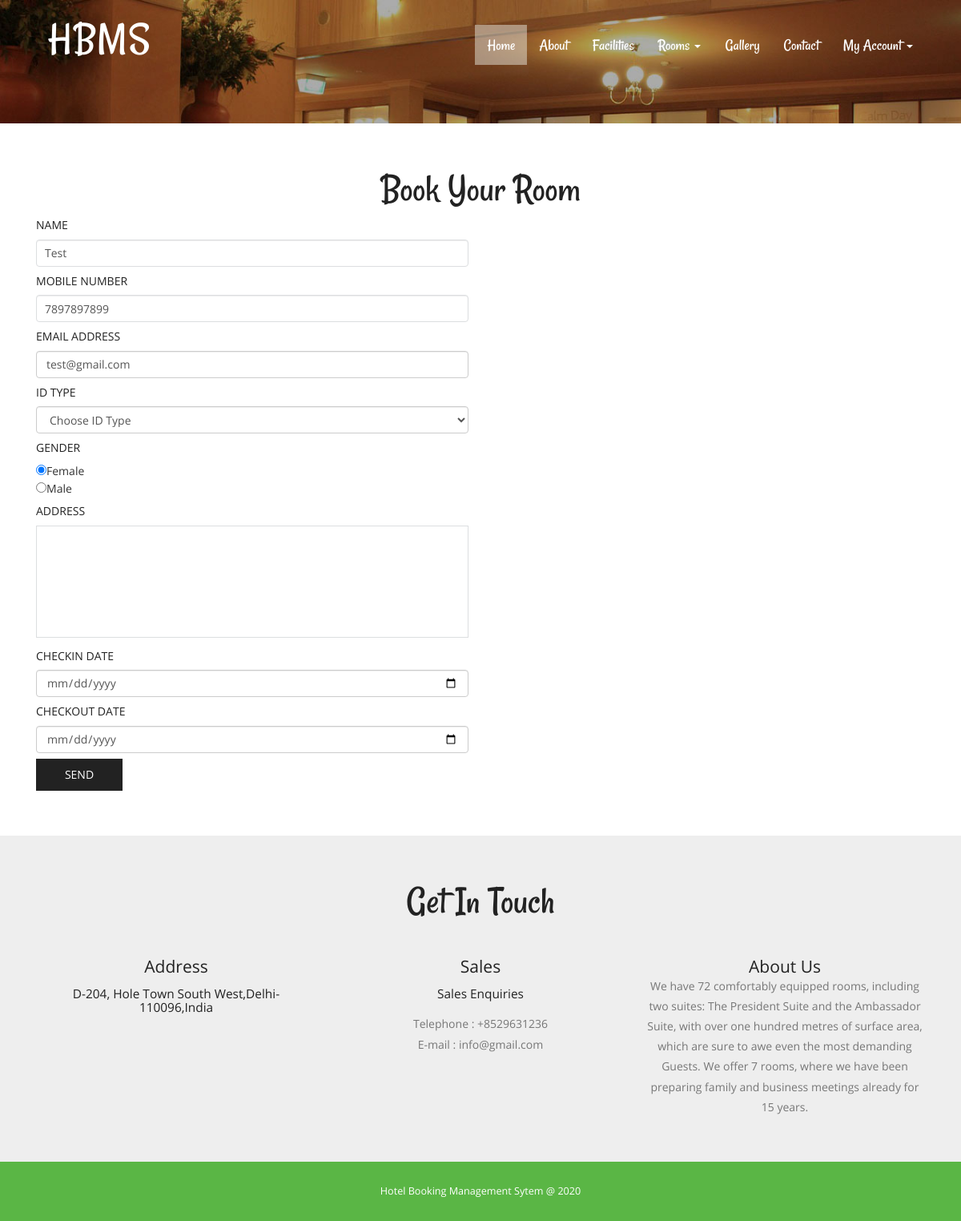
Screenshot of /hbms/book-room.php (signed in) with the database file from the repository.
### tables this page shows
CREATE TABLE `tbluser` (
  `ID` int(10) NOT NULL,
  `FullName` varchar(200) DEFAULT NULL,
  `MobileNumber` bigint(10) DEFAULT NULL,
  `Email` varchar(120) DEFAULT NULL,
  `Password` varchar(120) DEFAULT NULL,
  `RegDate` timestamp NULL DEFAULT current_timestamp()
);

CREATE TABLE `tblpage` (
  `ID` int(10) NOT NULL,
  `PageType` varchar(120) DEFAULT NULL,
  `PageTitle` varchar(200) DEFAULT NULL,
  `PageDescription` mediumtext DEFAULT NULL,
  `Email` varchar(120) DEFAULT NULL,
  `MobileNumber` bigint(10) DEFAULT NULL,
  `UpdationDate` timestamp NULL DEFAULT NULL ON UPDATE current_timestamp()
);

### hbms/book-room.php (the view, shortened to what this page needs)
<?php
include('includes/dbconnection.php');
if (strlen($_SESSION['hbmsuid']==0)) {
  header('location:logout.php');
  } else{
?>
<!DOCTYPE HTML>
<html>
<head>
<link href="css/bootstrap.css" rel="stylesheet" type="text/css" media="all">
<link href="css/style.css" rel="stylesheet" type="text/css" media="all" />
</head>
<body>
			<div class="header head-top">
				<div class="container">
			<?php include_once('includes/header.php');?>
		</div>
</div>
			<div class="content">
				<div class="contact">
				<div class="container">
					<h2>Book Your Room</h2>
				<div class="contact-grids">
						<div class="col-md-6 contact-right">
							<form method="post">
								<?php
$uid=$_SESSION['hbmsuid'];
$sql="SELECT * from  tbluser where ID=:uid";
$query = $dbh -> prepare($sql);
$query->bindParam(':uid',$uid,PDO::PARAM_STR);
$query->execute();
$results=$query->fetchAll(PDO::FETCH_OBJ);
$cnt=1;
if($query->rowCount() > 0)
{
foreach($results as $row)
{               ?>
								<h5>Name</h5>
								<input type="text"  value="<?php  echo $row->FullName;?>" name="name" class="form-control" required="true" readonly="true">
								<h5>Mobile Number</h5>
								<input type="text" name="phone" class="form-control" required="true" maxlength="10" pattern="[0-9]+" value="<?php  echo $row->MobileNumber;?>" readonly="true">
								<h5>Email Address</h5>
								<input  type="email" value="<?php  echo $row->Email;?>" class="form-control" name="email" required="true" readonly="true"><?php $cnt=$cnt+1;}} ?>
								<h5>ID Type</h5>
								<select  type="text" value="" class="form-control" name="idtype" required="true" class="form-control">
									<option value="">Choose ID Type</option>
									</select>
									<h5>Gender</h5>
								 <p style="text-align: left;"> <input type="radio"  name="gender" id="gender" value="Female" checked="true">Female</p>
                                 <p style="text-align: left;"> <input type="radio" name="gender" id="gender" value="Male">Male</p>
								<h5>Address</h5>
								 <textarea type="text" rows="10" name="address" required="true"></textarea>
								 <h5>Checkin Date</h5>
								<input  type="date" value="" class="form-control" name="checkindate" required="true">
								<h5>Checkout Date</h5>
								<input  type="date" value="" class="form-control" name="checkoutdate" required="true">
								 <input type="submit" value="send" name="submit">
						 	 </form>
						</div>
						<div class="clearfix"></div>
					</div>
				</div>
			</div>
		<?php include_once('includes/getintouch.php');?>
			</div>
			<?php include_once('includes/footer.php');?>
</html><?php }  ?>

### hbms/includes/getintouch.php
<div class="touch-section">
					<div class="container">
						<h3>get in touch</h3>
						<div class="touch-grids">
							<?php
$sql="SELECT * from tblpage where PageType='contactus'";
$query = $dbh -> prepare($sql);
$query->execute();
$results=$query->fetchAll(PDO::FETCH_OBJ);
$cnt=1;
if($query->rowCount() > 0)
{
foreach($results as $row)
{               ?>
							<div class="col-md-4 touch-grid">
								<h4>address</h4>
								<h5><?php  echo htmlentities($row->PageDescription);?></h5>
							</div>
							<div class="col-md-4 touch-grid">
								<h4>Sales</h4>
								<h5>Sales Enquiries</h5>
								<p>Telephone : +<?php  echo htmlentities($row->MobileNumber);?></p>
							<p>E-mail : <?php  echo htmlentities($row->Email);?></p>
							</div><?php $cnt=$cnt+1;}} ?>
							<div class="col-md-4 touch-grid">
								<?php
$sql="SELECT * from tblpage where PageType='aboutus'";
$query = $dbh -> prepare($sql);
$query->execute();
$results=$query->fetchAll(PDO::FETCH_OBJ);
$cnt=1;
if($query->rowCount() > 0)
{
foreach($results as $row)
{               ?>
							<h4><?php  echo htmlentities($row->PageTitle);?></h4>
								<p><?php  echo htmlentities($row->PageDescription);?></p>
							</div><?php $cnt=$cnt+1;}} ?>
							<div class="clearfix"></div>
						</div>
					</div>
					</div>

### hbms/css/style.css (style rules this page uses)
h1,h2,h3,h4,h5,h6 { padding:0 0; margin:0 0; }
p { padding:0 0; margin:0 0; }
body { padding:0 0; margin:0 0; font-family: 'OpenSans-Regular' }
.header { background:url(../images/banner1.jpg) no-repeat 0px 0px; background-size:cover; -webkit-background-size: cover; -moz-background-size: cover; -o-background-size: cover; -ms-background-size: cover; min-height:764px; padding-bottom: 4em; }
.touch-section { padding: 4em 0; text-align: center; background-color: #eee; }
.touch-grids { margin-top: 3em; }
.touch-grid h4 { font-size: 1.5em; color: #222; text-transform: capitalize; }
.touch-section h3 { font-size: 3.5em; text-transform: capitalize; font-family: 'Rancho-Regular'; color: #222; }
.touch-grid h5 { font-size: 1.1em; padding: 1em 0; color: #222; }
.touch-grid p { font-size: 1em; line-height: 1.8em; color: #777; }
.head-top { min-height: 115px !important; }
.contact { padding: 4em 0; }
.contact h2 { font-size: 3.5em; text-transform: capitalize; font-family: 'Rancho-Regular'; color: #222; text-align:center; }
.contact-right h5 { font-size:1em; text-transform: uppercase; font-weight: 400; padding: 10px 0; color: #222; }
.contact-right input[type="text"] { width: 100%; padding: 10px 10px; font-size: 1em; outline: none; border: 1px solid #dcdee0; }
.contact-right textarea { width: 100%; padding: 10px 10px; font-size: 1em; height: 10em; resize: none; outline: none; border: 1px solid #dcdee0; }
.contact-right input[type="submit"] { width: 20%; font-size: 1em; text-transform: uppercase; background: #222; border: none; outline: none; margin-top: 0.5em; color: #fff; font-weight: 500; padding: 10px 0; }
@media (max-width:1440px) { .header { min-height: 679px; } }
@media (max-width:1366px) { .header { min-height: 652px; } }
@media (max-width:1280px) { .header { min-height: 602px; } }

### rows the page displays
tbluser: name "Test", phone "7897897899", email "test@gmail.com"
tblpage: PageDescription "D-204, Hole Town South West,Delhi-110096,India", MobileNumber "8529631236", Email "info@gmail.com"
tblpage: PageTitle "About Us", PageDescription "We have 72 comfortably equipped rooms, including two suites: The President Suite and the Ambassador Suite, with over one hundred metres of surface area, which are sure to awe even the most demanding Guests. We offer 7 rooms, where we have been preparing family and business meetings already for 15 years."
